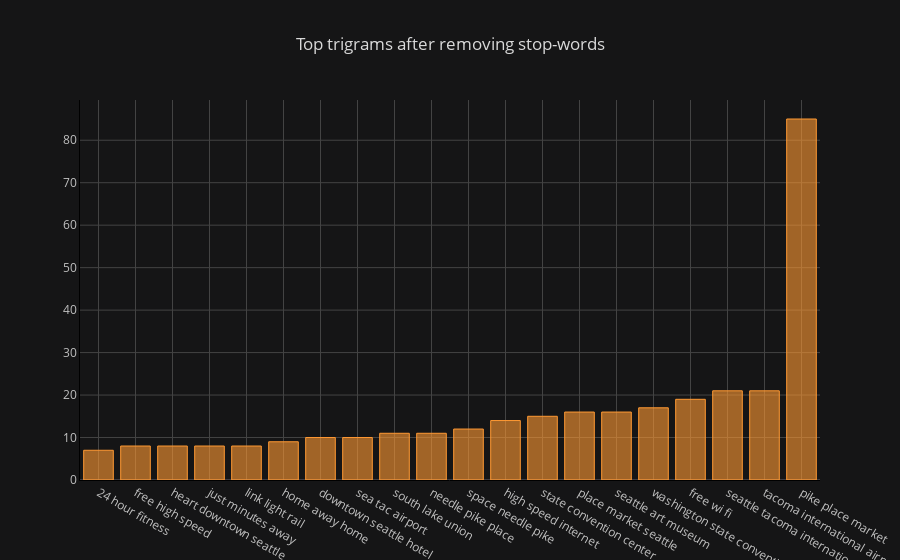

Here is the notebook cell this chart was saved with:
### Code cell
df6.groupby('desc').sum()['count'].sort_values().iplot(kind = 'bar', 
                                                      linecolor = 'black',
                                                      title = 'Top trigrams after removing stop-words')

### Figure 1 — Plotly figure (JSON) as saved in the notebook; plotly's stock layout.template omitted (floating-point values rounded to 4 significant figures)
{"data": [{"marker": {"color": "rgba(255, 153, 51, 0.6)", "line": {"color": "rgba(255, 153, 51, 1.0)", "width": 1}}, "name": "count", "orientation": "v", "text": "", "type": "bar", "uid": "2cf1fceb-7ebc-4c59-8c54-61fa88de6659", "x": ["24 hour fitness", "free high speed", "heart downtown seattle", "just minutes away", "link light rail", "home away home", "downtown seattle hotel", "sea tac airport", "south lake union", "needle pike place", "space needle pike", "high speed internet", "state convention center", "place market seattle", "seattle art museum", "washington state convention", "free wi fi", "seattle tacoma international", "tacoma international airport", "pike place market"], "y": [7, 8, 8, 8, 8, 9, 10, 10, 11, 11, 12, 14, 15, 16, 16, 17, 19, 21, 21, 85]}], "layout": {"legend": {"bgcolor": "#151516", "font": {"color": "#D9D9D9"}}, "paper_bgcolor": "#151516", "plot_bgcolor": "#151516", "title": {"font": {"color": "#D9D9D9"}, "text": "Top trigrams after removing stop-words"}, "xaxis": {"gridcolor": "#434343", "linecolor": "black", "showgrid": true, "tickfont": {"color": "#C2C2C2"}, "title": {"font": {"color": "#D9D9D9"}, "text": ""}, "zerolinecolor": "#666570"}, "yaxis": {"gridcolor": "#434343", "linecolor": "black", "showgrid": true, "tickfont": {"color": "#C2C2C2"}, "title": {"font": {"color": "#D9D9D9"}, "text": ""}, "zerolinecolor": "#666570"}}}
